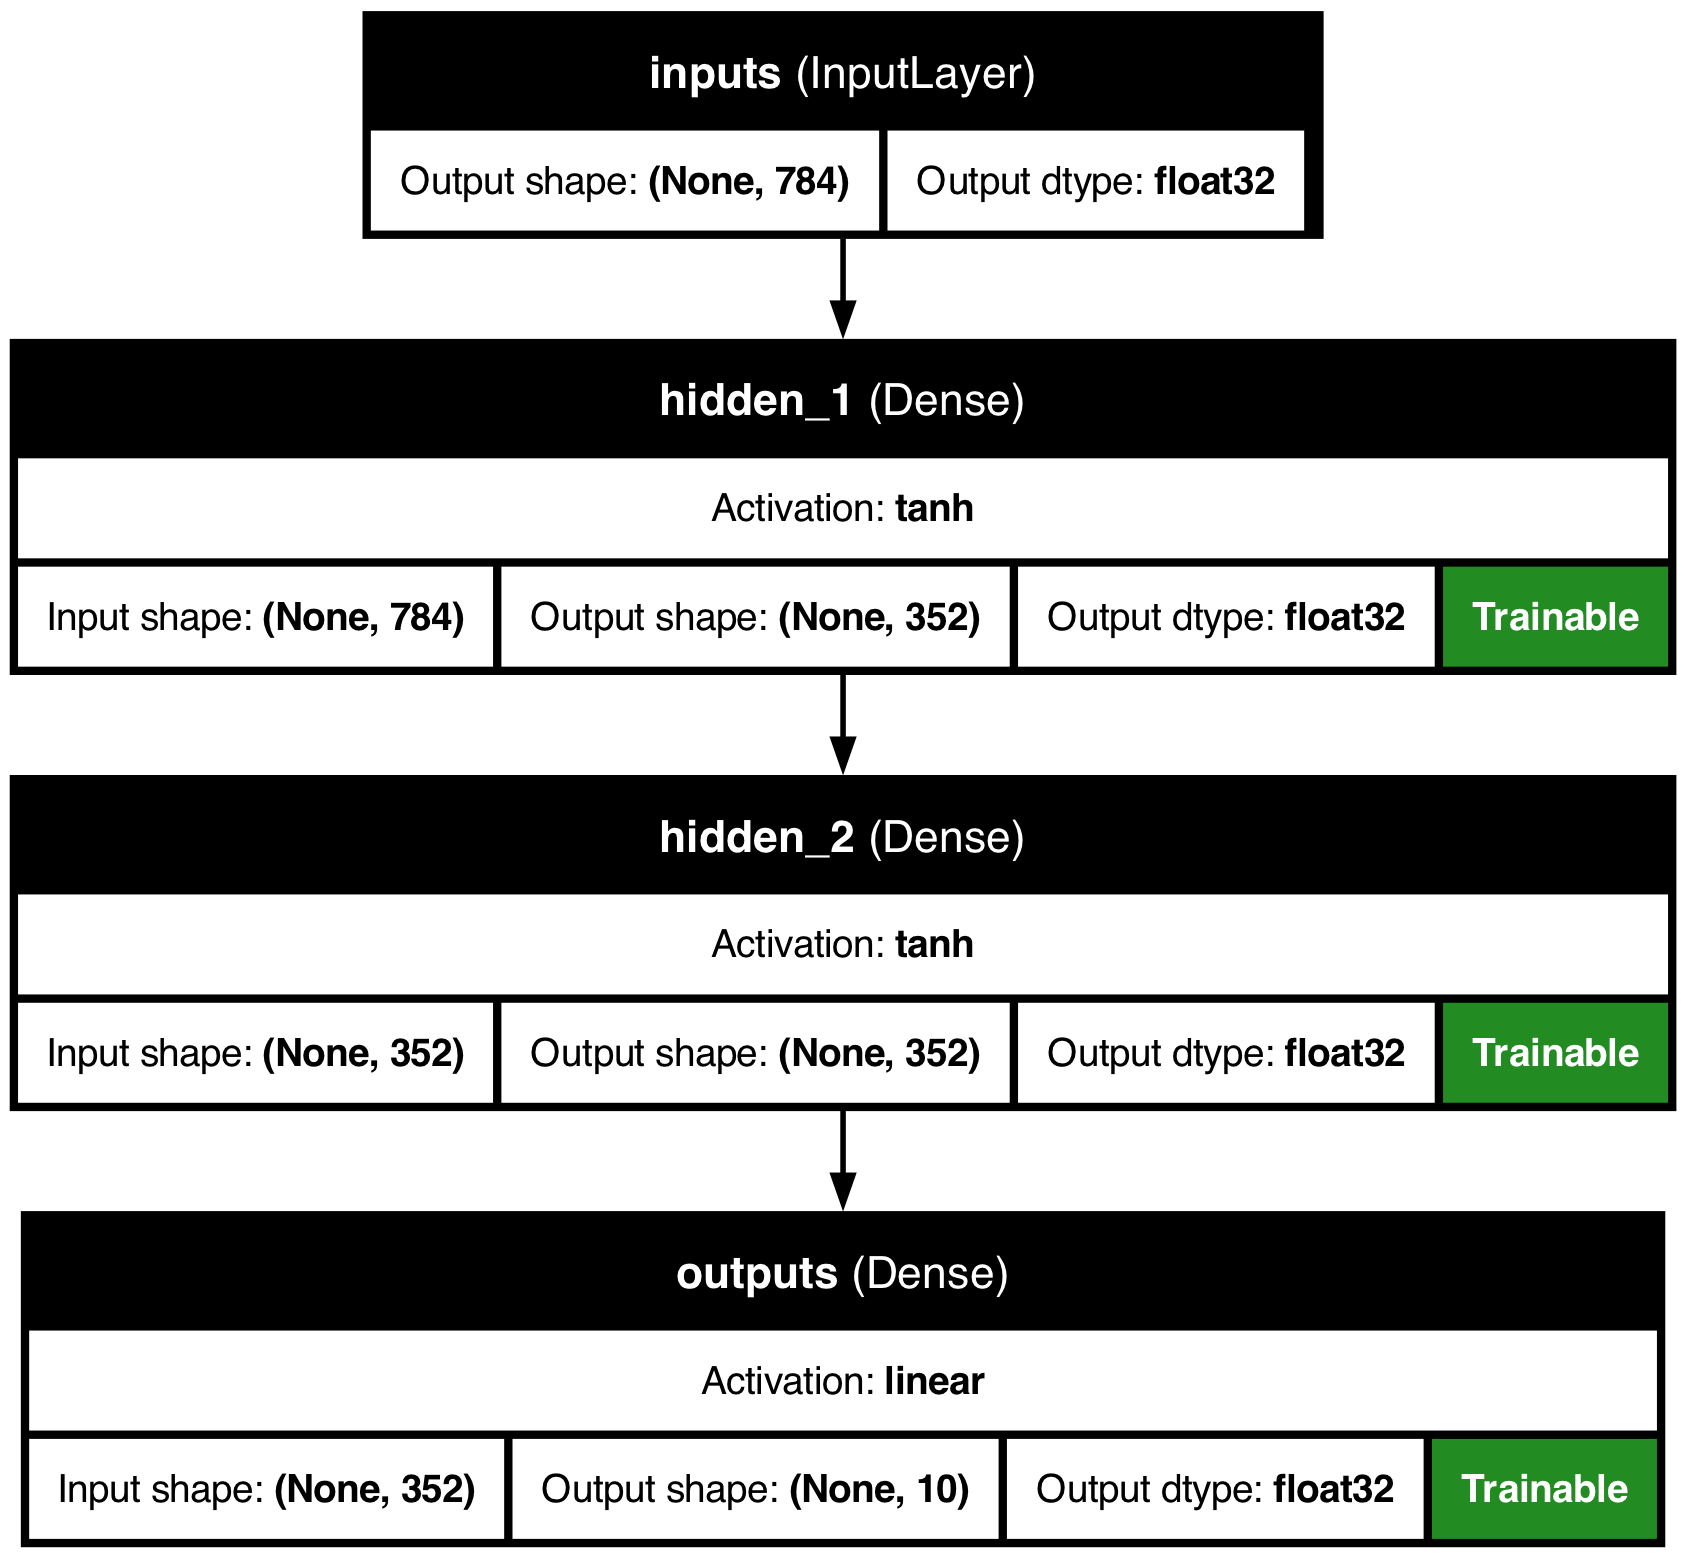

Source code (Python):
import os
import numpy as np
import cv2
import keras
import keras_tuner
from keras import layers

# general config params for saving files
config = {'model_path': "mnist.keras",
          'model_graph': "mnist.png",
          'logs': os.path.abspath('./logs')}

# tuneable model hyperparameters
def hyperparameters(hp):
  return {'neurons': hp.Int("neurons", min_value=32, max_value=512, step=32),
          'activation': hp.Choice("activation", ["relu", "tanh"]),
          'dropout': hp.Boolean("dropout"),
          'dropout_rate': hp.Float("droprate", min_value=0.1, max_value=0.3, sampling="log"),
          'learning_rate': hp.Float("lr", min_value=1e-4, max_value=1e-2, sampling="log")}

def load_mnist_data():
  "Loads the MNIST data, flattens it into a row vector and normalizes as float values."
  pixels, colorspace = (28**2, 255.0)
  (x_train, y_train), (x_test, y_test) = keras.datasets.mnist.load_data()
  x_train = x_train.reshape(60000, pixels).astype("float32") / colorspace
  x_test = x_test.reshape(10000, pixels).astype("float32") / colorspace
  return ((x_train, y_train), (x_test, y_test))

def save_image_array(path, image_data):
  "Saves an image to the path from an array with width x height x 3 (channels) dimensions"
  image = keras.utils.array_to_img(image_data)
  keras.utils.save_img(path, image, "channels_last")

def save_mnist_dataset_image(idx, dataset="train"):
  "Loads the MNIST grayscale training image by index, converts to RGB and saves it."
  train, test = keras.datasets.mnist.load_data()
  data, labels = (train if dataset == "train" else test)
  arr, label = (data[idx] * 255).astype(np.uint8), labels[idx]
  rgb = cv2.cvtColor(arr, cv2.COLOR_GRAY2RGB)
  path = f"mnist/{dataset}/{label}/{idx}.png"
  save_image_array(path, rgb)

def mnist_model(hyperparams):
  "Returns the neural network model for the MNIST dataset."
  inputs = keras.Input(shape=(784,), name="inputs")
  layer1 = layers.Dense(hyperparams['neurons'],
                         activation=hyperparams['activation'], name="hidden_1")(inputs)
  layer2 = layers.Dense(hyperparams['neurons'],
                         activation=hyperparams['activation'], name="hidden_2")(layer1)
  if hyperparams['dropout']:
    last_layer =  layers.Dropout(rate=hyperparams['dropout_rate'])(layer2)
  else:
    last_layer = layer2
  outputs = layers.Dense(10, name="outputs")(last_layer)
  model = keras.Model(inputs=inputs, outputs=outputs, name="mnist_model")
  return model

def compile_model(model, hyperparams):
  "Returns the model compiled with an optimized learning rate and loss function."
  model.compile(
    loss=keras.losses.SparseCategoricalCrossentropy(from_logits=True),
    optimizer=keras.optimizers.RMSprop(hyperparams['learning_rate']),
    metrics=["sparse_categorical_accuracy"])
  return model

def build_tunable_model(hp):
  "Builds and compiles a model with autotuneable hyperparameters."
  hyperparams = hyperparameters(hp)
  model = mnist_model(hyperparams)
  return compile_model(model, hyperparams)

def evaluate_test_data(model, x_test, y_test, batch_size=64, verbose=2):
  "Evaluates the model using the test data and its labels."
  test_scores = model.evaluate(x_test, y_test,
                               batch_size=batch_size,
                               verbose=verbose)
  print("Test loss:", test_scores[0])
  print("Test accuracy:", test_scores[1])

def train_model(x_train, y_train):
  "Trains a model with the Keras autotuner and saves the best model."
  callbacks = [
    keras.callbacks.EarlyStopping(
      monitor="val_loss",
      min_delta=1e-3,
      patience=2,
      verbose=1
    ),
    keras.callbacks.TensorBoard(
      log_dir=config['logs'],
      histogram_freq=0,   # how often to log histogram visualizations
      embeddings_freq=0,  # how often to log embedding visualizations
      update_freq="epoch")]
  tuner = keras_tuner.RandomSearch(
    hypermodel=build_tunable_model,
    objective="sparse_categorical_accuracy",
    max_trials=5,
    executions_per_trial=2,
    overwrite=False,
    directory="tuner",
    project_name="mnist-keras",
  )
  print("Tuning hyperparameters for optimal accuracy.")
  print(tuner.search_space_summary())
  tuner.search(x_train, y_train,
               epochs=10,
               callbacks=callbacks,
               validation_split=0.2)
  best_models = tuner.get_best_models(num_models=2)
  model = best_models[0]
  print("Found best hyperparameters:")
  print(model.summary())
  keras.utils.plot_model(model, config['model_graph'],
                         show_shapes=True,
                         show_dtype=True,
                         show_layer_names=True,
                         show_layer_activations=True,
                         show_trainable=True,)
  model.save(config['model_path'])
  return model

def load_model(x_train, y_train, retrain=False):
  "Returns a previously saved model if one exists, or trains a new one."
  if os.path.isfile(config['model_path']) and not retrain:
    model = keras.models.load_model(config['model_path'])
  else:
    model = train_model(x_train, y_train)
  return model

def evaluate_handdrawn_images(model, verbose=True):
  "Evaluates the model's performance on 10 hand-drawn images I made."
  correct = 0
  for n in range(10):
    image = keras.utils.load_img(f"mnist/mine/{n}.png", color_mode="grayscale")
    data = keras.utils.img_to_array(image).reshape(1, 28**2) / 255.0
    prediction = np.argmax(model.predict(data))
    if verbose:
      print(f'Image: {n}, Prediction: {prediction}')
    if prediction == n:
      correct += 1
  accuracy = correct/10
  print(f"Accuracy: {accuracy:.0%}")

# use all the things
(x_train, y_train), (x_test, y_test) = load_mnist_data()
model = load_model(x_train, y_train, retrain=True)
evaluate_test_data(model, x_test, y_test)
evaluate_handdrawn_images(model, verbose=False)
